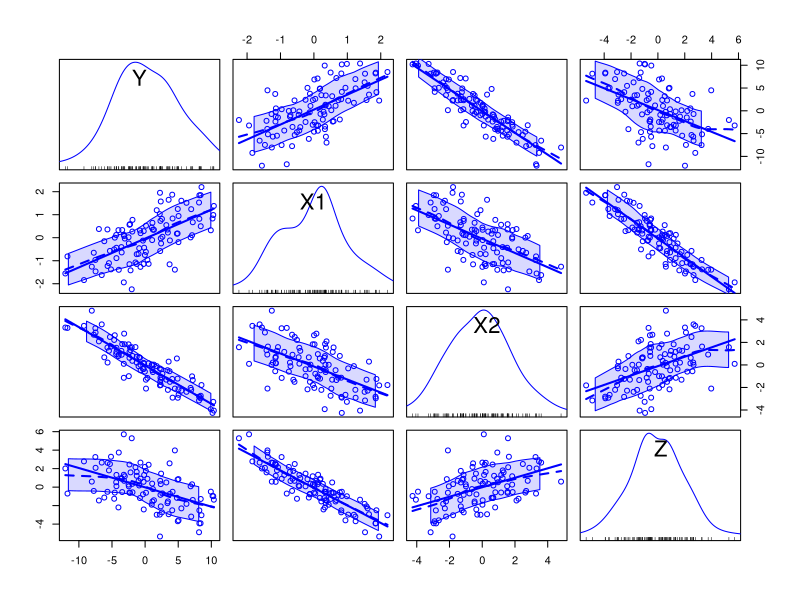
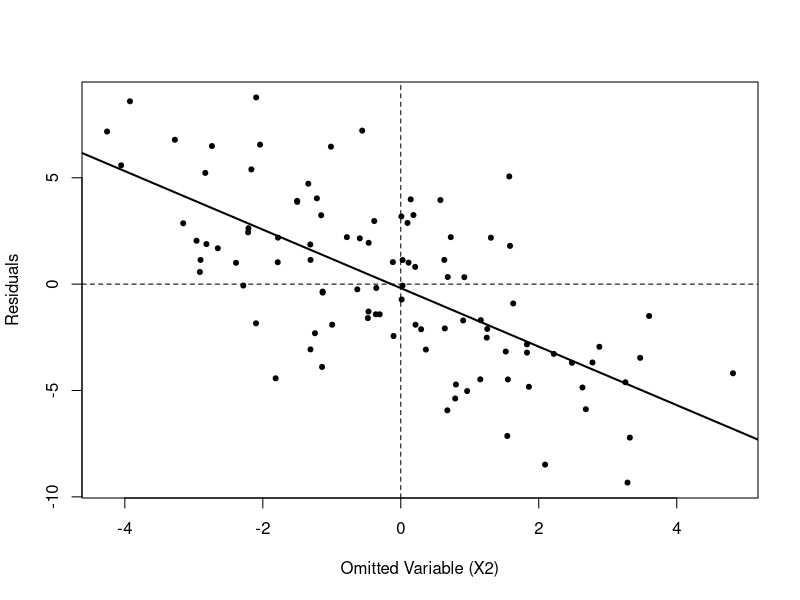

Here is the R script that generated these plots, in order:
################################################
# PLSC 503 -- Spring 2020: Code for Day Fourteen
################################################
# Packages:

library(car)

# Simulate data:

set.seed(7222009)
N <- 100
X1<-rnorm(N)             # <- X1
X2<-(-X1)+1.5*(rnorm(N)) # <- correlated w/X1
Y<-X1-(2*X2)+(2*(rnorm(N))) # <- Y
Z<- (-2*X1) + rnorm(N)  # <- correlated w/X1 but irrelevant
data <- data.frame(Y=Y,X1=X1,X2=X2,Z=Z)

# Scatterplot matrix:

pdf("MisspecificationExampleScatterplotMatrixR.pdf",7,7)
scatterplotMatrix(data)
dev.off()

# "Correct" model:

correct<-lm(Y~X1+X2)
summary(correct)

# "Overspecified" model:

overspec<-lm(Y~X1+X2+Z)
summary(overspec)

# "Underspecified" model:

incorrect<-lm(Y~X1)
summary(incorrect)

# Omitted variable plot:

pdf("MisspecifiedResidualsR.pdf",6,6)
plot(data$X2,incorrect$residuals,pch=20,
     xlab="Omitted Variable (X2)",ylab="Residuals")
abline(lm(incorrect$residuals~data$X2),lwd=2)
abline(h=0,lty=2)
abline(v=0,lty=2)
dev.off()

# /fin